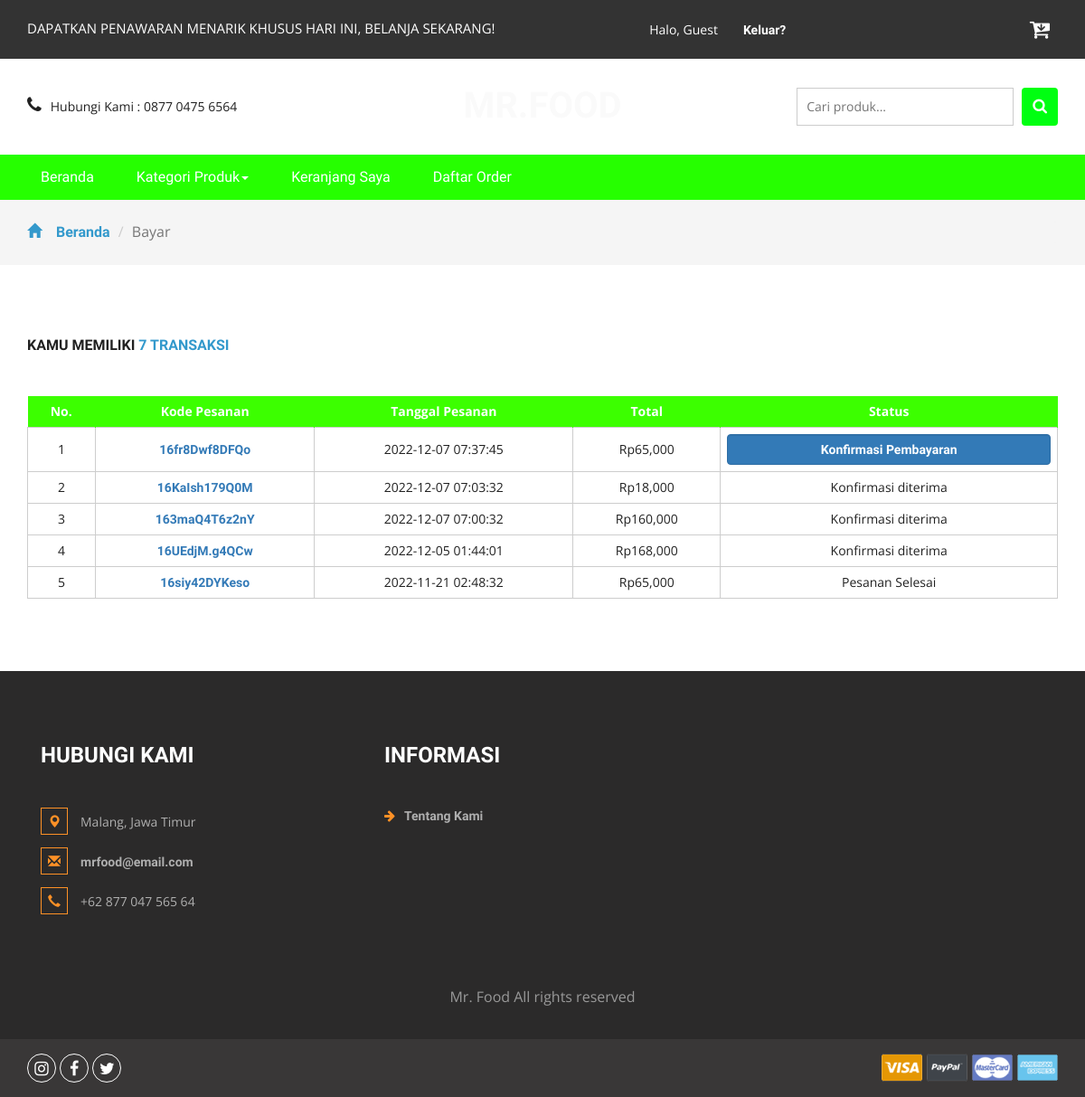
The page /daftarorder.php (signed in) on the database as committed earlier.
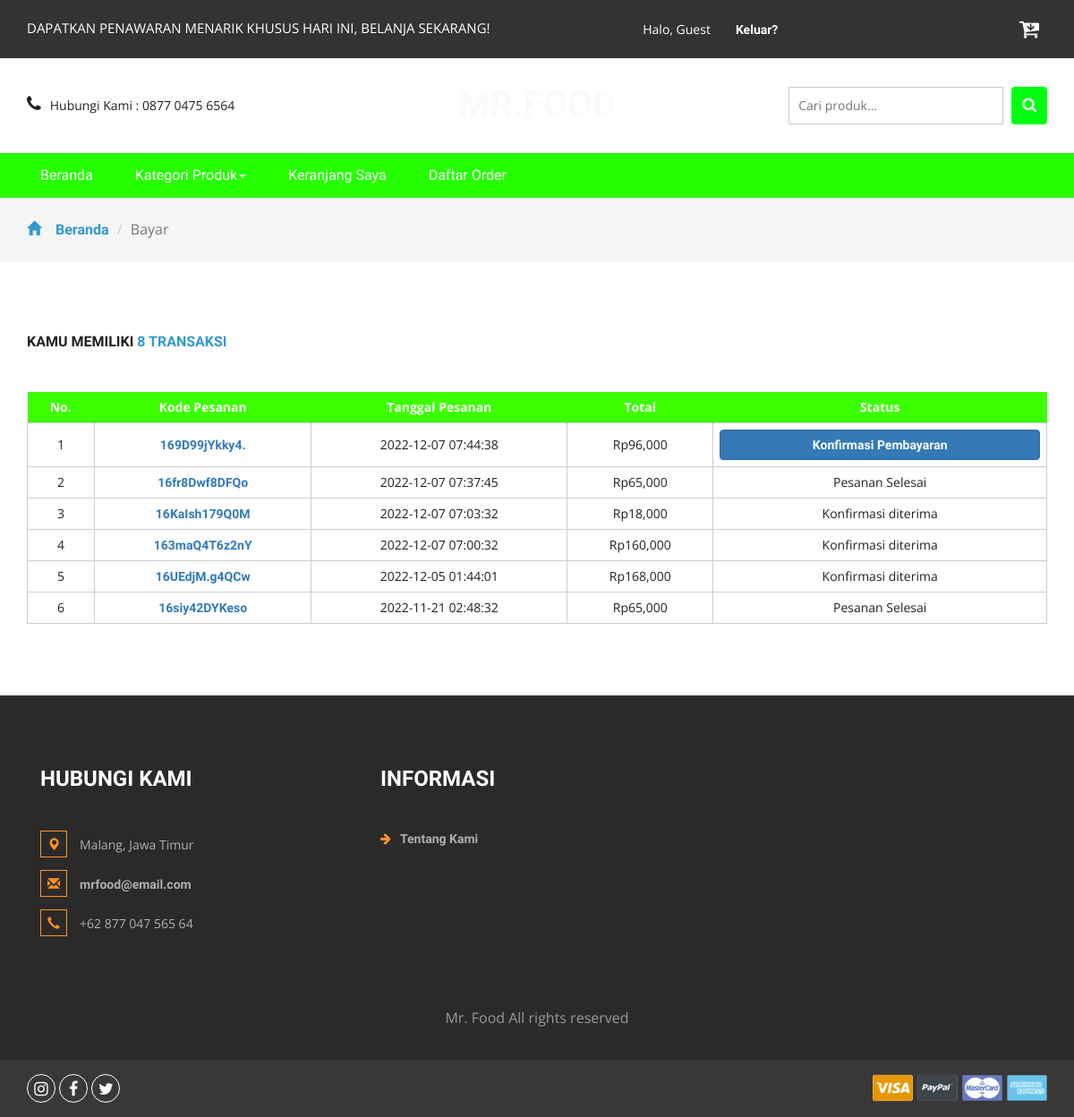
The same page on the database as committed later.
### tables this page shows
CREATE TABLE `cart` (
  `idcart` int(11) NOT NULL,
  `orderid` varchar(100) NOT NULL,
  `userid` int(11) NOT NULL,
  `tglorder` timestamp NOT NULL DEFAULT current_timestamp(),
  `status` varchar(10) NOT NULL DEFAULT 'Cart'
);

### daftarorder.php (the view, shortened to what the changed rows need)
<?php
include 'dbconnect.php';
	$uid = $_SESSION['id'];
	$itungtrans = mysqli_query($conn,"select count(orderid) as jumlahtrans from cart where userid='$uid' and status!='Cart'");
	$itungtrans2 = mysqli_fetch_assoc($itungtrans);
	$itungtrans3 = $itungtrans2['jumlahtrans'];
?>
<!DOCTYPE html>
<html>
<head>
<link href="css/bootstrap.css" rel="stylesheet" type="text/css" media="all" />
<link href="css/style.css" rel="stylesheet" type="text/css" media="all" />
<link href="css/font-awesome.css" rel="stylesheet">
</head>
<body>
	<div class="logo_products">
		<div class="container">
			<div class="w3ls_logo_products_left">
				<h1><a href="index.php">Mr.Food</a></h1>
			</div>
		</div>
	</div>
	<div class="checkout">
		<div class="container">
			<h2>Kamu memiliki <span><?php echo $itungtrans3 ?> transaksi</span></h2>
			<div class="checkout-right">
				<table class="timetable_sub">
					<thead>
						<tr>
							<th>No.</th>
							<th>Kode Pesanan</th>
							<th>Tanggal Pesanan</th>
							<th>Total</th>
							<th>Status</th>
						</tr>
					</thead>
					<?php
						$brg=mysqli_query($conn,"SELECT DISTINCT(idcart), c.orderid, tglorder, status from cart c, detailorder d where c.userid='$uid' and d.orderid=c.orderid and status!='Cart' order by tglorder DESC");
						$no=1;
						while($b=mysqli_fetch_array($brg)){
					?>
					<tr class="rem1"><form method="post">
						<td class="invert"><?php echo $no++ ?></td>
						<td class="invert"><a href="order.php?id=<?php echo $b['orderid'] ?>"><?php echo $b['orderid'] ?></a></td>
						<td class="invert"><?php echo $b['tglorder'] ?></td>
						<td class="invert">
						Rp<?php 				$ongkir = 10000;
												$ordid = $b['orderid'];
												$result1 = mysqli_query($conn,"SELECT SUM(qty*hargaafter)+$ongkir AS count FROM detailorder d, produk p where d.orderid='$ordid' and p.idproduk=d.idproduk order by d.idproduk ASC");
												$cekrow = mysqli_num_rows($result1);
												$row1 = mysqli_fetch_assoc($result1);
												$count = $row1['count'];
												if($cekrow > 0){
													echo number_format($count);
													} else {
														echo 'No data';
													}?>
						</td>
						<td class="invert">
							<div class="rem">
								<?php
								if($b['status']=='Payment'){
								echo '
								<a href="konfirmasi.php?id='.$b['orderid'].'" class="form-control btn-primary">
								Konfirmasi Pembayaran
								</a>
								';}
								else if($b['status']=='Diproses'){
								echo 'Pesanan Diproses (Pembayaran Diterima)';
								}
								else if($b['status']=='Dikirim'){
									echo 'Pesanan Dikirim';
								} else if($b['status']=='Selesai'){
									echo 'Pesanan Selesai';
								} else if($b['status']=='Dibatalkan'){
									echo 'Pesanan Dibatalkan';
								} else {
									echo 'Konfirmasi diterima';
								}
								?>
							</form>
							</div>
					</tr>
					<?php
						}
					?>
<link href="css/skdslider.css" rel="stylesheet">
</body>
</html>

Rows that differ between the two databases and show on the page:
now on this page (row edited): cart: orderid "169D99jYkky4.", tglorder "2022-12-07 07:44:38", count "96,000"
changed cart "16fr8Dwf8DFQo": status "Konfirmasi Pembayaran" → "Pesanan Selesai"
Other text that changed with them:
$itungtrans3: "7" → "8"
